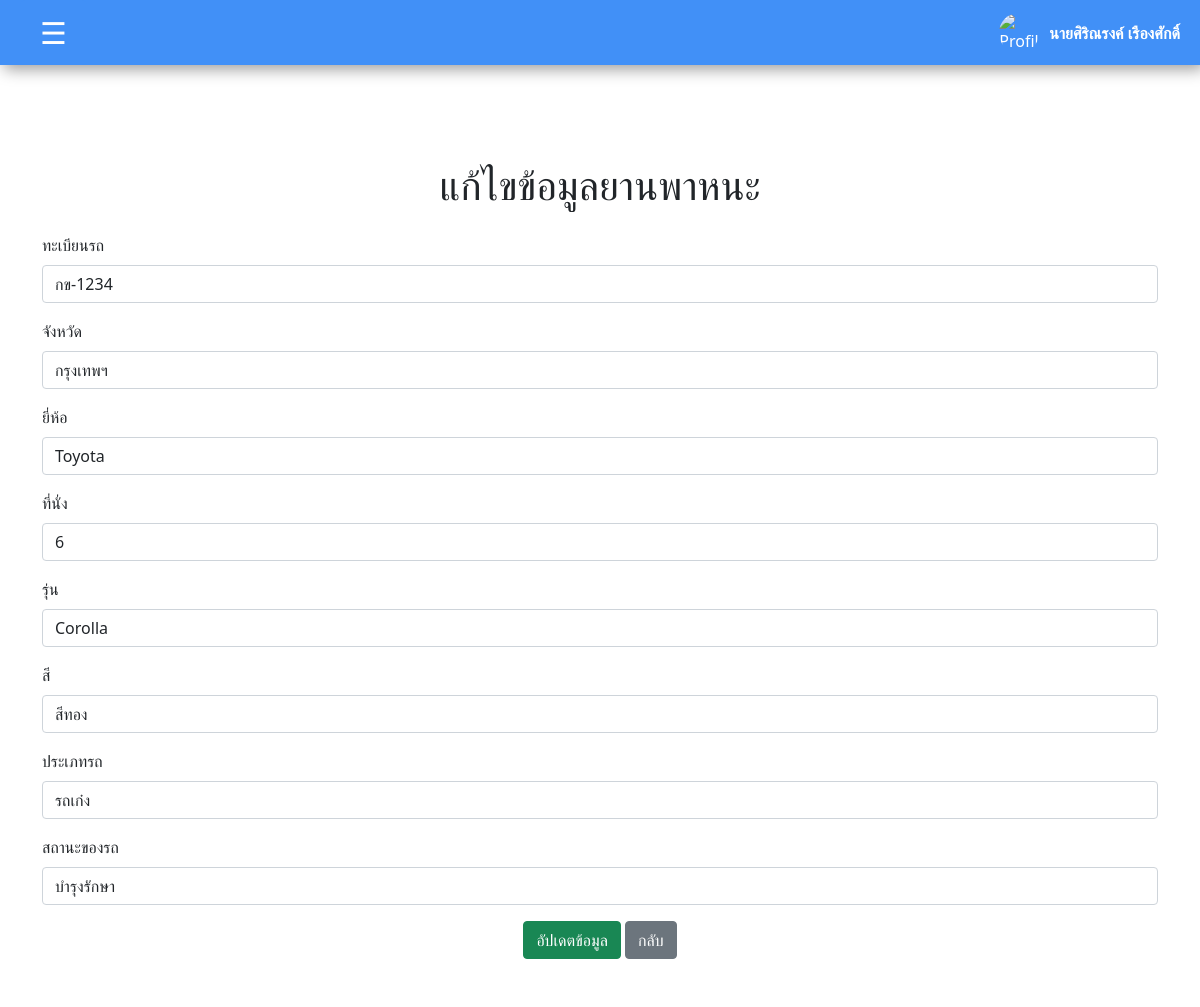
Screenshot of /admin/edit_car.php?car_id=1 (signed in) with the database file from the repository.
### tables this page shows
CREATE TABLE `cars` (
  `car_id` int(11) NOT NULL,
  `plate_number` varchar(15) NOT NULL,
  `brand` varchar(50) NOT NULL,
  `model` varchar(50) DEFAULT NULL,
  `car_type` varchar(30) NOT NULL,
  `province` varchar(50) NOT NULL,
  `color` varchar(20) NOT NULL,
  `seats` int(11) NOT NULL,
  `status` enum('ใช้ได้ปกติ','ยกเลิกการใช้งาน','บำรุงรักษา') DEFAULT 'ใช้ได้ปกติ',
  `create_date` timestamp NOT NULL DEFAULT current_timestamp(),
  `update_date` timestamp NOT NULL DEFAULT current_timestamp() ON UPDATE current_timestamp()
);

### admin/edit_car.php (the view, shortened to what this page needs)
<?php
require("headadmin.php");
if (isset($_GET['car_id'])) {
    $car_id = $_GET['car_id'];
    $sql = "SELECT * FROM cars WHERE car_id = '$car_id'";
    $result = mysqli_query($connect, $sql);
    if (mysqli_num_rows($result) == 1) {
        $row = mysqli_fetch_assoc($result);
    } else {
        echo "<script>alert('ไม่พบข้อมูลยานพาหนะ'); window.location.href='manage_car.php';</script>";
        exit();
    }
} else {
    echo "<script>alert('ไม่พบข้อมูลที่ต้องการแก้ไข'); window.location.href='manage_car.php';</script>";
    exit();
}
?>
<!DOCTYPE html>
<html lang="th">
<head>
    <link rel="stylesheet" href="../css/bootstrap.css">
</head>
<body>
    <div class="container py-5 mt-5" style="background-color: white;">
        <h1 class="text-center mb-4">แก้ไขข้อมูลยานพาหนะ</h1>
        <form action="edit_car.php?car_id=<?php echo $car_id; ?>" method="POST">
            <div class="mb-3">
                <label for="licensePlate" class="form-label">ทะเบียนรถ</label>
                <input type="text" class="form-control" id="licensePlate" name="licensePlate" value="<?php echo $row['plate_number']; ?>" required>
            </div>
            <div class="mb-3">
                <label for="province" class="form-label">จังหวัด</label>
                <input type="text" class="form-control" id="province" name="province" value="<?php echo $row['province']; ?>" required>
            </div>
            <div class="mb-3">
                <label for="brand" class="form-label">ยี่ห้อ</label>
                <input type="text" class="form-control" id="brand" name="brand" value="<?php echo $row['brand']; ?>" required>
            </div>
            <div class="mb-3">
                <label for="seats" class="form-label">ที่นั่ง</label>
                <input type="number" class="form-control" id="seats" name="seats" value="<?php echo $row['seats']; ?>" required>
            </div>
            <div class="mb-3">
                <label for="model" class="form-label">รุ่น</label>
                <input type="text" class="form-control" id="model" name="model" value="<?php echo $row['model']; ?>" required>
            </div>
            <div class="mb-3">
                <label for="color" class="form-label">สี</label>
                <input type="text" class="form-control" id="color" name="color" value="<?php echo $row['color']; ?>" required>
            </div>
            <div class="mb-3">
                <label for="car_type" class="form-label">ประเภทรถ</label>
                <input type="text" class="form-control" id="car_type" name="car_type" value="<?php echo $row['car_type']; ?>" required>
            </div>
            <div class="mb-3">
                <label for="status" class="form-label">สถานะของรถ</label>
                <select class="form-control" id="status" name="status" required>
                    <option value="บำรุงรักษา" <?php echo ($row['status'] == 'บำรุงรักษา') ? 'selected' : ''; ?>>บำรุงรักษา</option>
                </select>
            </div>
            <div class="text-center">
                <button type="submit" class="btn btn-success">อัปเดตข้อมูล</button>
                <a href="manage_car.php" class="btn btn-secondary">กลับ</a>
            </div>
        </form>
    </div>
</body>
</html>

### admin/headadmin.php (style rules this page uses)
body { font-family: Arial, sans-serif; margin: 0; padding: 0; background-color: #f5f5f5; }

### rows the page displays
cars: licensePlate "กข-1234", province "กรุงเทพฯ", brand "Toyota", seats "6", model "Corolla", color "สีทอง", car_type "รถเก๋ง", status "บำรุงรักษา"

### other values shown
$_SESSION['fullname'] "นายศิริณรงค์ เรืองศักดิ์"
